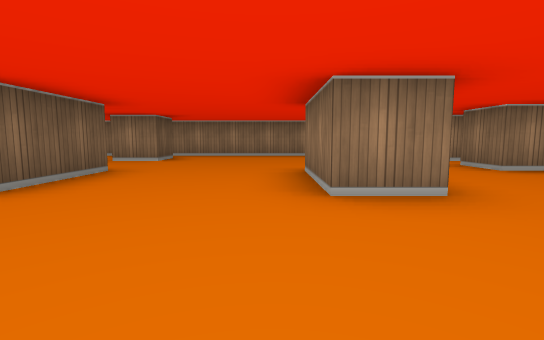
view 1 (above)

13 first-person views from a walk through a cub3D level. The camera is about half as high as the walls, tilts 6° down and sees 85° across. The floor is counted in squares. Each view is taken from the middle of a square. On the plan, view 1 faces up. The plan holds only what a view shows up to about 9 squares ahead; the rest is blank.

view 2
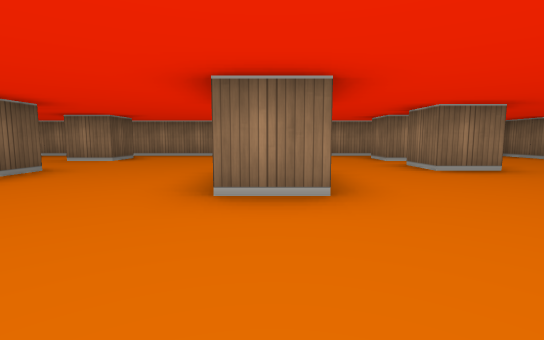

view 3
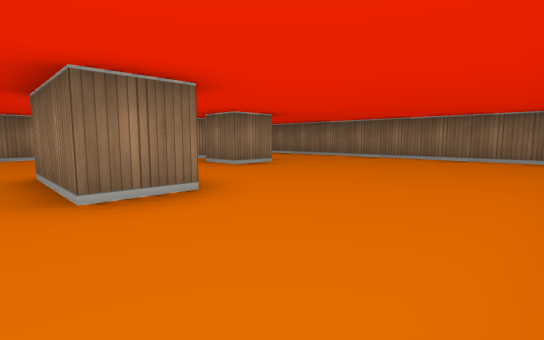

view 4
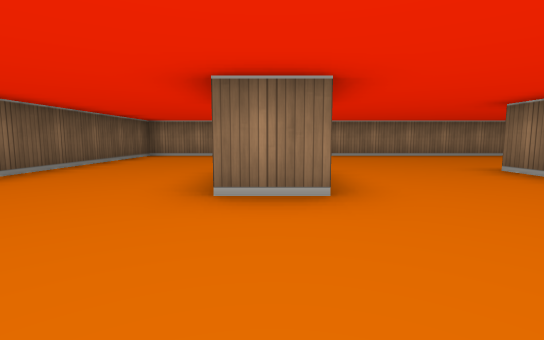

view 5
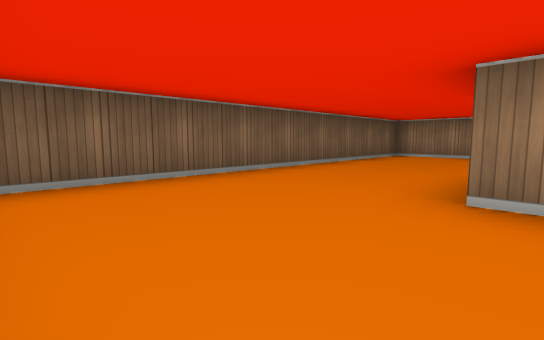

view 6
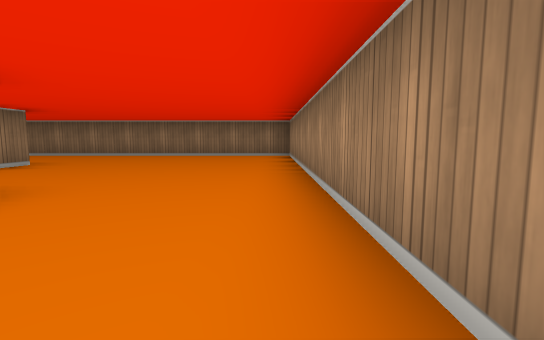

view 7
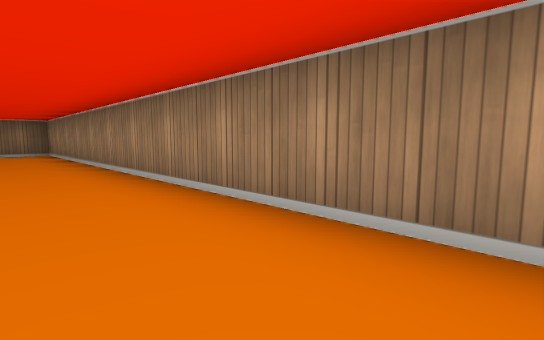

view 8
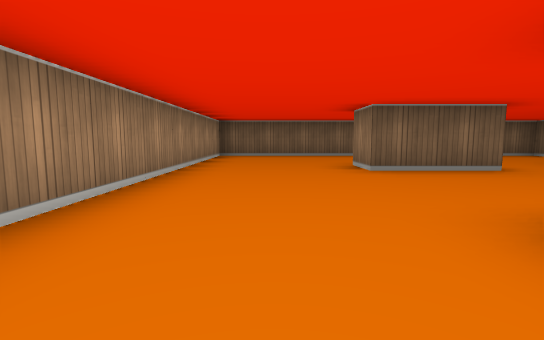

view 9
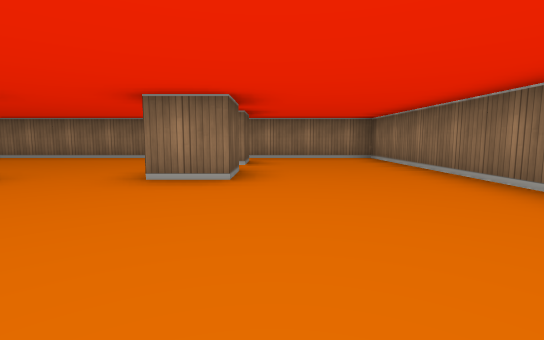

view 10
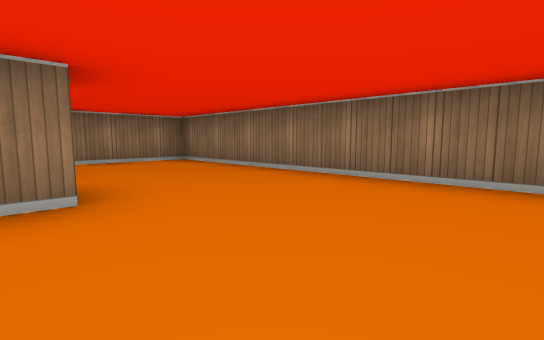

view 11
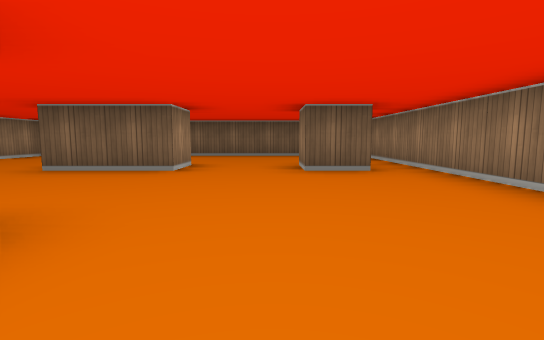

view 12
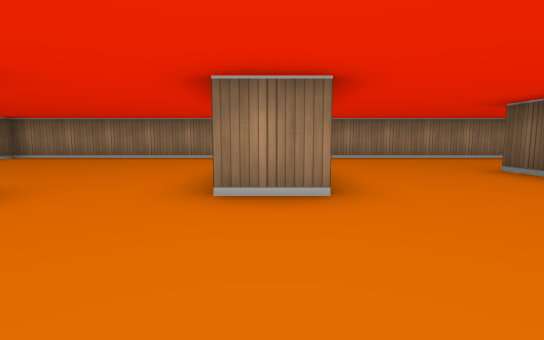

view 13
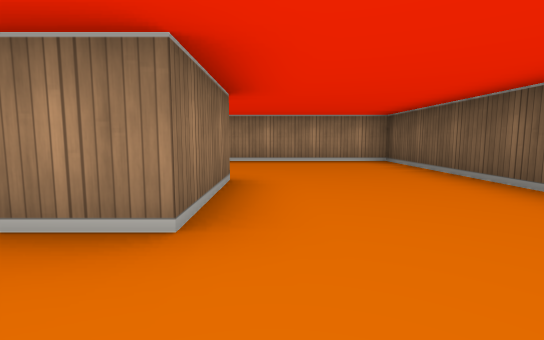

### Floor plan
Points are (right, up) in squares from view 1. A wall is a line through its corners. A room is listed if a view was taken in it or the views show most of it. See-through windows are left out.
Room 1 (views 1, 2, 3, 4, 5, 6, 7, 8, 9, 10, 11, 12, 13)
walls: (1.6, 2.5) (0.5, 2.5) (0.5, 4.5) (1.5, 4.5); (-2.5, 4.5) (-2.5, 2.5) (-3.5, 2.5) (-3.5, 4.5) (-2.5, 4.5); (-2.5, 7.6) (-2.5, 6.5) (-3.5, 6.5); (4.5, 5.5) (4.5, 4.5) (3.5, 4.5) (3.5, 5.5); (4.5, 7.4) (4.5, 6.5) (3.5, 6.5) (3.5, 7.5); (-6.5, -0.5) (7.5, -0.5) (7.5, 8.5) (-6.5, 8.5) (-6.5, -0.5)

Where each view was taken, in squares from view 1:
view 1: 0 up, 0 right, facing up
view 2: 0 up, 1 right, facing up
view 3: 0 up, 0 right, facing up-right
view 4: 0 up, 3 left, facing up
view 5: 0 up, 3 left, facing up-left
view 6: 0 up, 1 left, facing right
view 7: 1 up, 3 left, facing down-right
view 8: 1 up, 2 right, facing left
view 9: 1 up, 5 right, facing up
view 10: 2 up, 4 right, facing up-right
view 11: 6 up, 2 right, facing left
view 12: 7 up, 1 right, facing down
view 13: 6 up, 4 left, facing down
